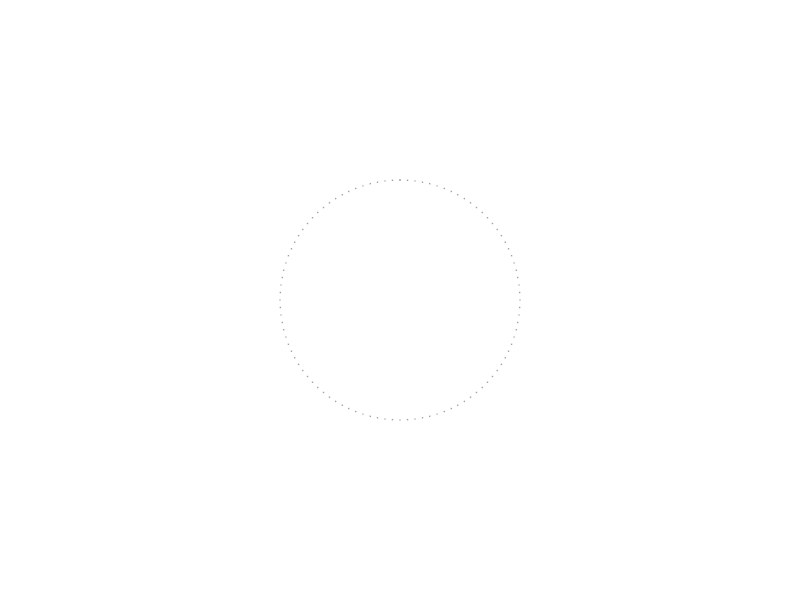
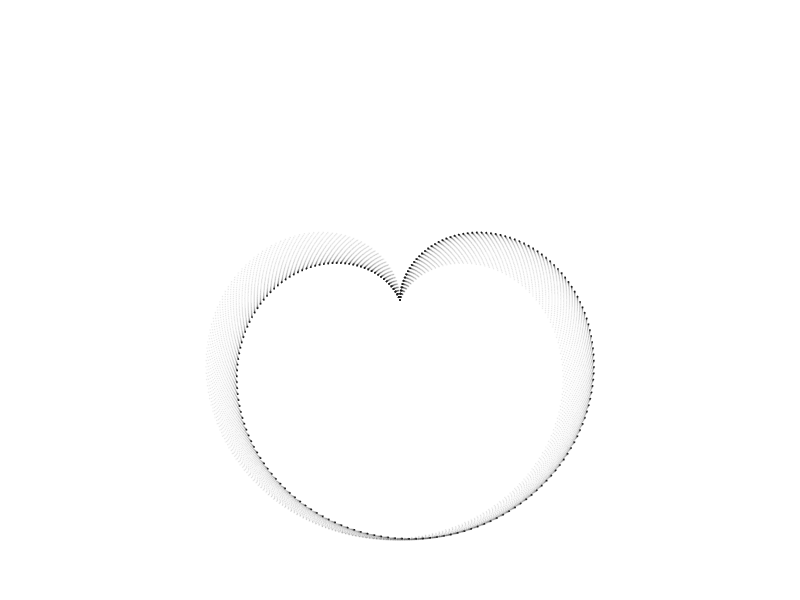

Reproduce these figures in R, in order.
## ---- chunk 1
library(tidyverse)
## ---- chunk 2
seq(0, 1, 0.01) %>%
data.frame(a=.) %>%
ggplot(aes(x=(a), y=(0))) +
geom_point(alpha=.2, color="#000000", size=0) +
coord_polar() +
theme_void()
## ---- chunk 3

# shape (201, 1) -> (40401, 2)

seq(-1, 1, 0.01) %>%
expand.grid(x=., y=.) %>%
ggplot(aes(x=(pi * x - cos(y^2)), y=(1 - sin(x^2)))) +
geom_point(alpha=.02, color="#000000", size=0) +
coord_polar() +
theme_void()
